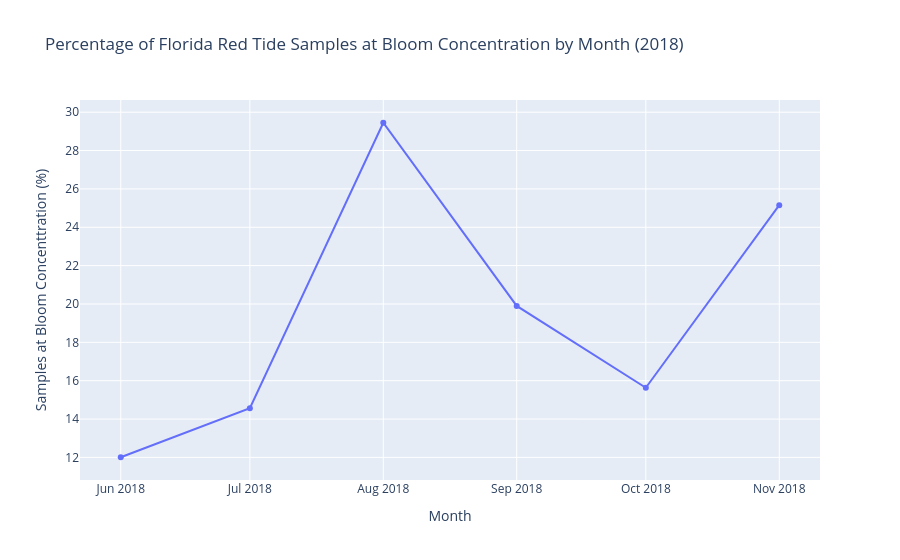

This figure's notebook cell:
### Markdown cell above
## 11. Plot the monthly percentage at bloom concentration

Use `px.line()` with `monthly_summary` to plot `month` against `percent_bloom`. Show markers and add a question-focused title and readable axis labels.

### Code cell
# Write your code here.
fig = px.line(monthly_summary, x="month", y="percent_bloom", markers=True, title="Percentage of Florida Red Tide Samples at Bloom Concentration by Month (2018)", labels={"month": "Month", "percent_bloom": "Samples at Bloom Concenttration (%)"})
fig.show()

### Figure 1 — Plotly figure (JSON) as saved in the notebook; plotly's stock layout.template omitted (floating-point values rounded to 4 significant figures)
{"data": [{"hovertemplate": "Month=%{x}<br>Samples at Bloom Concenttration (%)=%{y}<extra></extra>", "legendgroup": "", "line": {"color": "#636efa", "dash": "solid"}, "marker": {"symbol": "circle"}, "mode": "lines+markers", "name": "", "orientation": "v", "showlegend": false, "type": "scatter", "x": ["2018-06-01T00:00:00.000000", "2018-07-01T00:00:00.000000", "2018-08-01T00:00:00.000000", "2018-09-01T00:00:00.000000", "2018-10-01T00:00:00.000000", "2018-11-01T00:00:00.000000"], "xaxis": "x", "y": [12.01, 14.57, 29.45, 19.9, 15.63, 25.15], "yaxis": "y"}], "layout": {"legend": {"tracegroupgap": 0}, "title": {"text": "Percentage of Florida Red Tide Samples at Bloom Concentration by Month (2018)"}, "xaxis": {"anchor": "y", "domain": [0, 1], "title": {"text": "Month"}}, "yaxis": {"anchor": "x", "domain": [0, 1], "title": {"text": "Samples at Bloom Concenttration (%)"}}}}
